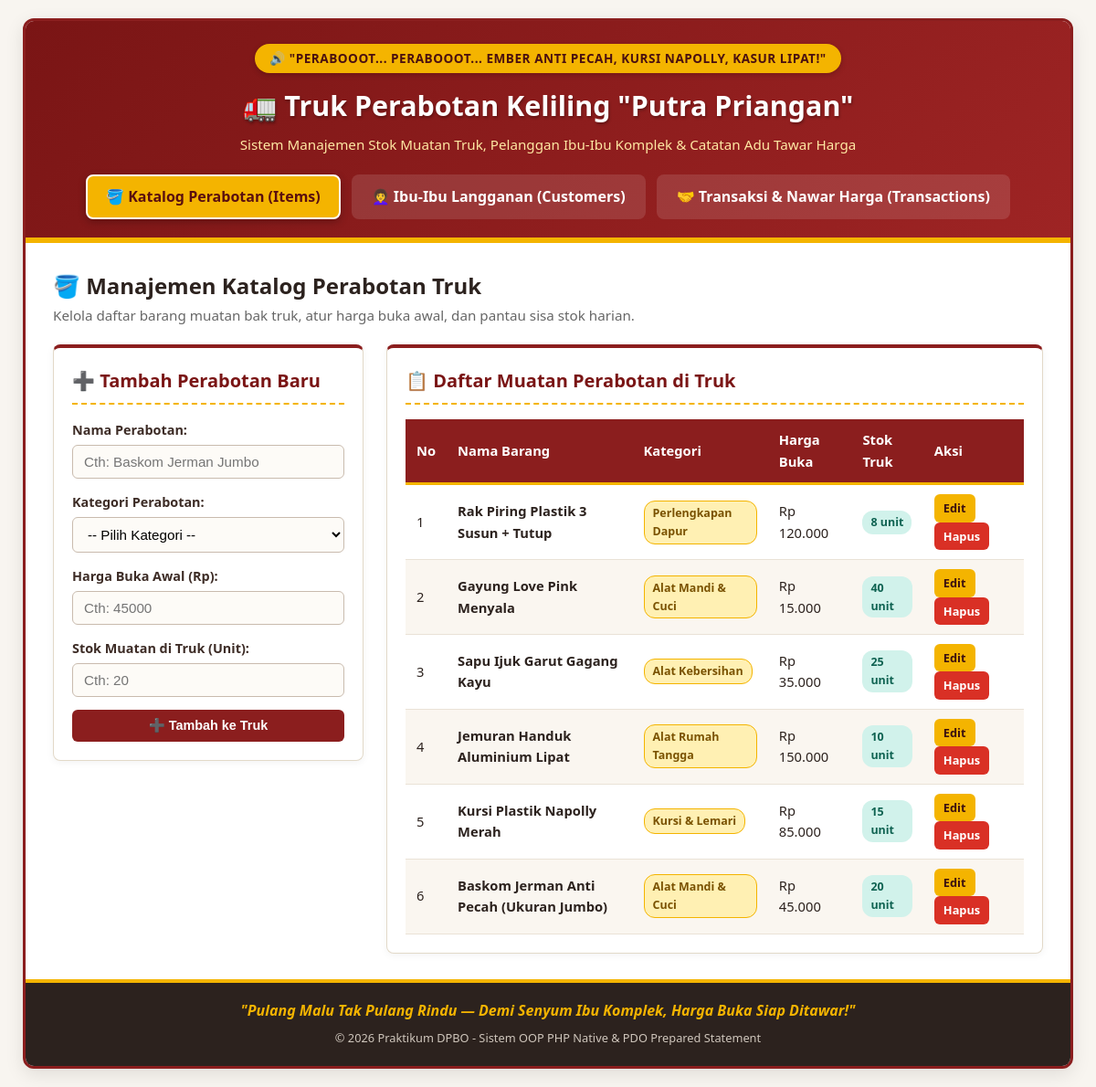
The page / on the database its author committed.
### tables this page shows
CREATE TABLE items (
     
    id INT AUTO_INCREMENT PRIMARY KEY,
     
    item_name VARCHAR(100) NOT NULL,
     
    category VARCHAR(50) NOT NULL,
     
    opening_price INT NOT NULL,
     
    stock INT NOT NULL DEFAULT 0
);

### config/db.php (called while the page is built, shortened)
<?php
class Database {
    private $host = "localhost";
    private $dbname = "db_furniture_truck";
    private $username = "root";
    private $password = "";
    public function __construct() {
        try {
            $dsn = "mysql:host=" . $this->host . ";dbname=" . $this->dbname . ";charset=utf8mb4";
            $this->conn = new PDO($dsn, $this->username, $this->password);
        } catch (PDOException $exception) {
            die("Koneksi Database Gagal: " . $exception->getMessage());
        }
    }
}
?>

### class/Item.php (called while the page is built, shortened)
<?php
require_once __DIR__ . '/../config/db.php';
class Item {
    private $db;
    public function __construct() {
        $database = new Database();
        $this->db = $database->conn;
    }
    public function getAllItems() {
        $stmt = $this->db->prepare("SELECT * FROM items ORDER BY id DESC");
        $stmt->execute();
        return $stmt->fetchAll();
    }
}
?>

### view/items.php (the view, shortened to what this page needs)
<?php
require_once __DIR__ . '/../class/Item.php';
$itemObj = new Item();
$editData = null;
$itemsList = $itemObj->getAllItems();
?>
<div class="page-title-box" style="margin-bottom: 20px;">
    <h2>🪣 Manajemen Katalog Perabotan Truk</h2>
    <p style="color: #666; font-size: 0.95rem;">Kelola daftar barang muatan bak truk, atur harga buka awal, dan pantau sisa stok harian.</p>
</div>
<div class="content-grid">
    <div class="card">
        <h2><?= $editData ? '✏️ Edit Perabotan' : '➕ Tambah Perabotan Baru' ?></h2>
        <form action="index.php?page=items" method="POST">
            <div class="form-group">
                <label for="item_name">Nama Perabotan:</label>
                <input type="text" id="item_name" name="item_name"
                       value="<?= $editData ? htmlspecialchars($editData['item_name']) : '' ?>"
                       placeholder="Cth: Baskom Jerman Jumbo" required>
            </div>
            <div class="form-group">
                <label for="category">Kategori Perabotan:</label>
                <select id="category" name="category" required>
                    <option value="">-- Pilih Kategori --</option>
                </select>
            </div>
            <div class="form-group">
                <label for="opening_price">Harga Buka Awal (Rp):</label>
                <input type="number" id="opening_price" name="opening_price" min="0"
                       value="<?= $editData ? $editData['opening_price'] : '' ?>"
                       placeholder="Cth: 45000" required>
            </div>
            <div class="form-group">
                <label for="stock">Stok Muatan di Truk (Unit):</label>
                <input type="number" id="stock" name="stock" min="0"
                       value="<?= $editData ? $editData['stock'] : '' ?>"
                       placeholder="Cth: 20" required>
            </div>
            <button type="submit" class="btn <?= $editData ? 'btn-warning' : 'btn-primary' ?>">
                <?= $editData ? '💾 Simpan Perubahan' : '➕ Tambah ke Truk' ?>
            </button>
        </form>
    </div>
    <div class="card">
        <h2>📋 Daftar Muatan Perabotan di Truk</h2>
        <div class="table-responsive">
            <table>
                <thead>
                    <tr>
                        <th>No</th>
                        <th>Nama Barang</th>
                        <th>Kategori</th>
                        <th>Harga Buka</th>
                        <th>Stok Truk</th>
                        <th>Aksi</th>
                    </tr>
                </thead>
                <tbody>
                    <?php if (count($itemsList) > 0): ?>
                        <?php $no = 1; foreach ($itemsList as $row): ?>
                            <tr>
                                <td><?= $no++ ?></td>
                                <td><strong><?= htmlspecialchars($row['item_name']) ?></strong></td>
                                <td>
                                    <span class="badge badge-yellow">
                                        <?= htmlspecialchars($row['category']) ?>
                                    </span>
                                </td>
                                <td>Rp <?= number_format($row['opening_price'], 0, ',', '.') ?></td>
                                <td>
                                    <span class="badge <?= $row['stock'] > 5 ? 'badge-green' : 'badge-red' ?>">
                                        <?= $row['stock'] ?> unit
                                    </span>
                                </td>
                                <td>
                                    <a href="index.php?page=items&action=edit&id=<?= $row['id'] ?>" class="btn btn-warning btn-sm">Edit</a>
                                    <a href="index.php?page=items&action=delete&id=<?= $row['id'] ?>"
                                       class="btn btn-danger btn-sm"
                                       onclick="return confirm('Yakin ingin menurunkan/menghapus barang ini dari truk?')">Hapus</a>
                                </td>
                            </tr>
                        <?php endforeach; ?>
                    <?php endif; ?>
                </tbody>
            </table>
        </div>
    </div>
</div>

### view/header.php (shortened to what this page needs)
<?php
$currentPage = $_GET['page'] ?? 'items';
?>
<!DOCTYPE html>
<html lang="id">
<head>
    <link rel="stylesheet" href="style.css">
</head>
<body>
    <div class="app-container">
        <header class="truck-header">
            <div class="header-badge">🔊 "PERABOOOT... PERABOOOT... EMBER ANTI PECAH, KURSI NAPOLLY, KASUR LIPAT!"</div>
            <h1>🚛 Truk Perabotan Keliling "Putra Priangan"</h1>
            <p class="subtitle">Sistem Manajemen Stok Muatan Truk, Pelanggan Ibu-Ibu Komplek &amp; Catatan Adu Tawar Harga</p>
            <nav class="main-nav">
                <a href="index.php?page=items" class="nav-link <?= ($currentPage === 'items') ? 'active' : '' ?>">
                    🪣 Katalog Perabotan (Items)
                </a>
                <a href="index.php?page=customers" class="nav-link <?= ($currentPage === 'customers') ? 'active' : '' ?>">
                    👩‍🦱 Ibu-Ibu Langganan (Customers)
                </a>
                <a href="index.php?page=transactions" class="nav-link <?= ($currentPage === 'transactions') ? 'active' : '' ?>">
                    🤝 Transaksi &amp; Nawar Harga (Transactions)
                </a>
            </nav>
        </header>
        <main class="main-content">

### index.php (shortened to what this page needs)
<?php
$page =$_GET['page'] ?? 'items';
require_once __DIR__ . '/view/header.php';
switch ($page) {
    case 'items':
        require_once __DIR__ . '/view/items.php';
        break;
}
require_once __DIR__ . '/view/footer.php';
?>

### view/footer.php (shortened to what this page needs)
        </main>
        <footer class="truck-footer">
            <p class="truck-quote">"Pulang Malu Tak Pulang Rindu — Demi Senyum Ibu Komplek, Harga Buka Siap Ditawar!"</p>
            <small>&copy; <?= date('Y') ?> Praktikum DPBO - Sistem OOP PHP Native &amp; PDO Prepared Statement</small>
        </footer>
    </div>
</body>
</html>

### style.css (style rules this page uses)
* { box-sizing: border-box; margin: 0; padding: 0; }
body { font-family: 'Segoe UI', Tahoma, Geneva, Verdana, sans-serif; background-color: #F8F5F0; color: #2C221E; line-height: 1.6; padding: 20px; }
.app-container { max-width: 1150px; margin: 0 auto; background-color: #FFFFFF; border-radius: 12px; box-shadow: 0 6px 20px rgba(0, 0, 0, 0.1); overflow: hidden; border: 3px solid #8B1E1E; }
.truck-header { background: linear-gradient(135deg, #7A1515 0%, #9E2424 100%); color: #FFFFFF; padding: 25px 30px 20px; text-align: center; border-bottom: 6px solid #F4B400; }
.header-badge { display: inline-block; background-color: #F4B400; color: #4A1010; font-weight: 800; font-size: 0.85rem; padding: 5px 16px; border-radius: 20px; margin-bottom: 12px; letter-spacing: 0.5px; box-shadow: 0 2px 6px rgba(0, 0, 0, 0.2); }
.truck-header h1 { font-size: 1.9rem; margin-bottom: 6px; text-shadow: 1px 2px 3px rgba(0, 0, 0, 0.3); }
.truck-header .subtitle { font-size: 0.95rem; color: #FFE8A3; margin-bottom: 20px; }
.main-nav { display: flex; justify-content: center; gap: 12px; flex-wrap: wrap; }
.nav-link { text-decoration: none; background-color: rgba(255, 255, 255, 0.12); color: #FFFFFF; padding: 10px 20px; border-radius: 8px; font-weight: 600; border: 2px solid transparent; transition: all 0.2s ease-in-out; }
.nav-link.active { background-color: #F4B400; color: #5A0F0F; border-color: #FFFFFF; box-shadow: 0 3px 8px rgba(0, 0, 0, 0.25); }
.main-content { padding: 28px 30px; }
.content-grid { display: grid; grid-template-columns: 340px 1fr; gap: 25px; align-items: start; }
.card { background-color: #FFFFFF; border: 1px solid #E2D9C8; border-top: 4px solid #8B1E1E; border-radius: 8px; padding: 20px; box-shadow: 0 2px 8px rgba(0, 0, 0, 0.05); }
.card h2 { font-size: 1.25rem; color: #7A1515; margin-bottom: 16px; padding-bottom: 8px; border-bottom: 2px dashed #F4B400; }
.form-group { margin-bottom: 14px; }
.form-group label { display: block; font-weight: 600; font-size: 0.9rem; margin-bottom: 5px; color: #3D2C26; }
.form-group input, .form-group select { width: 100%; padding: 9px 12px; border: 1.5px solid #C9BBAE; border-radius: 6px; font-size: 0.95rem; background-color: #FDFBF7; }
.btn { display: inline-block; padding: 9px 16px; font-size: 0.9rem; font-weight: 700; text-align: center; text-decoration: none; border-radius: 6px; border: none; cursor: pointer; transition: opacity 0.2s; }
.btn-primary { background-color: #8B1E1E; color: #FFFFFF; width: 100%; }
.btn-warning { background-color: #F4B400; color: #3B1010; }
.btn-danger { background-color: #D93025; color: #FFFFFF; }
.btn-sm { padding: 5px 10px; font-size: 0.8rem; margin-right: 4px; }
.table-responsive { overflow-x: auto; }
table { width: 100%; border-collapse: collapse; font-size: 0.92rem; }
table thead th { background-color: #8B1E1E; color: #FFFFFF; text-align: left; padding: 11px 12px; border-bottom: 3px solid #F4B400; }
table tbody td { padding: 10px 12px; border-bottom: 1px solid #EAE2D6; vertical-align: middle; }
table tbody tr:nth-child(even) { background-color: #FAF6F0; }
.badge { display: inline-block; padding: 3px 9px; border-radius: 12px; font-size: 0.78rem; font-weight: 700; }
.badge-yellow { background-color: #FFF0B3; color: #7A5200; border: 1px solid #F4B400; }
.badge-green { background-color: #D1F2EB; color: #0E6251; }
.truck-footer { background-color: #2C221E; color: #F8F5F0; text-align: center; padding: 18px 20px; border-top: 4px solid #F4B400; }
.truck-footer .truck-quote { font-style: italic; color: #F4B400; font-weight: 600; margin-bottom: 4px; }
.truck-footer small { color: #CFC6BC; font-size: 0.8rem; }

### rows shown on the page
items: item_name "Rak Piring Plastik 3 Susun + Tutup", category "Perlengkapan Dapur", opening_price "120.000", stock "8"
items: item_name "Gayung Love Pink Menyala", category "Alat Mandi & Cuci", opening_price "15.000", stock "40"
items: item_name "Sapu Ijuk Garut Gagang Kayu", category "Alat Kebersihan", opening_price "35.000", stock "25"
items: item_name "Jemuran Handuk Aluminium Lipat", category "Alat Rumah Tangga", opening_price "150.000", stock "10"
items: item_name "Kursi Plastik Napolly Merah", category "Kursi & Lemari", opening_price "85.000", stock "15"
items: item_name "Baskom Jerman Anti Pecah (Ukuran Jumbo)", category "Alat Mandi & Cuci", opening_price "45.000", stock "20"
